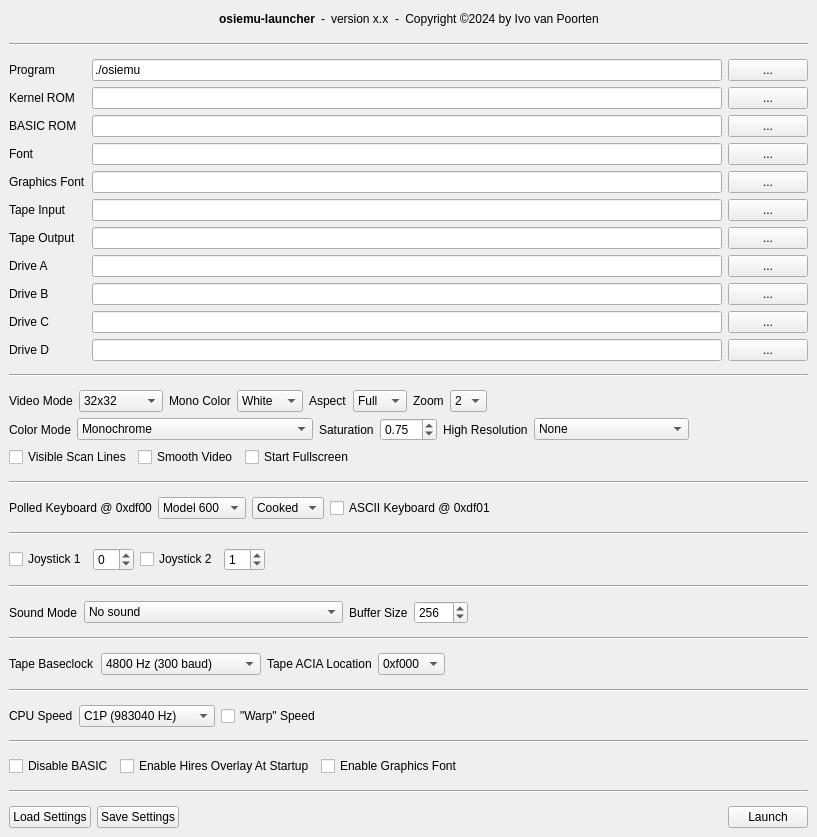
<?xml version="1.0" encoding="UTF-8"?>
<ui version="4.0">
 <class>MainWindow</class>
 <widget class="QMainWindow" name="MainWindow">
  <property name="geometry">
   <rect>
    <x>0</x>
    <y>0</y>
    <width>817</width>
    <height>837</height>
   </rect>
  </property>
  <property name="windowTitle">
   <string>osiemu-launcher</string>
  </property>
  <widget class="QWidget" name="centralwidget">
   <layout class="QVBoxLayout" name="verticalLayout_2">
    <item>
     <layout class="QVBoxLayout" name="verticalLayout">
      <item>
       <layout class="QHBoxLayout" name="horizontalLayout_10">
        <item>
         <spacer name="horizontalSpacer_10">
          <property name="orientation">
           <enum>Qt::Horizontal</enum>
          </property>
          <property name="sizeHint" stdset="0">
           <size>
            <width>40</width>
            <height>20</height>
           </size>
          </property>
         </spacer>
        </item>
        <item>
         <widget class="QLabel" name="label">
          <property name="text">
           <string>&lt;b&gt;osiemu-launcher&lt;/b&gt;</string>
          </property>
         </widget>
        </item>
        <item>
         <widget class="QLabel" name="label_35">
          <property name="text">
           <string>-</string>
          </property>
         </widget>
        </item>
        <item>
         <widget class="QLabel" name="version_string">
          <property name="text">
           <string>version x.x</string>
          </property>
         </widget>
        </item>
        <item>
         <widget class="QLabel" name="label_36">
          <property name="text">
           <string>-</string>
          </property>
         </widget>
        </item>
        <item>
         <widget class="QLabel" name="label_2">
          <property name="frameShape">
           <enum>QFrame::NoFrame</enum>
          </property>
          <property name="frameShadow">
           <enum>QFrame::Plain</enum>
          </property>
          <property name="text">
           <string>&lt;html&gt;&lt;head/&gt;&lt;body&gt;&lt;p&gt;Copyright ©2024 by Ivo van Poorten&lt;/p&gt;&lt;/body&gt;&lt;/html&gt;</string>
          </property>
          <property name="alignment">
           <set>Qt::AlignCenter</set>
          </property>
         </widget>
        </item>
        <item>
         <spacer name="horizontalSpacer_11">
          <property name="orientation">
           <enum>Qt::Horizontal</enum>
          </property>
          <property name="sizeHint" stdset="0">
           <size>
            <width>40</width>
            <height>20</height>
           </size>
          </property>
         </spacer>
        </item>
       </layout>
      </item>
      <item>
       <widget class="QLabel" name="label_13">
        <property name="font">
         <font>
          <pointsize>2</pointsize>
         </font>
        </property>
        <property name="frameShape">
         <enum>QFrame::HLine</enum>
        </property>
        <property name="frameShadow">
         <enum>QFrame::Sunken</enum>
        </property>
        <property name="text">
         <string/>
        </property>
       </widget>
      </item>
      <item>
       <layout class="QGridLayout" name="gridLayout">
        <item row="5" column="0">
         <widget class="QLabel" name="label_6">
          <property name="text">
           <string>Graphics Font</string>
          </property>
         </widget>
        </item>
        <item row="2" column="2">
         <widget class="QLineEdit" name="line_kernel"/>
        </item>
        <item row="5" column="2">
         <widget class="QLineEdit" name="line_graphics_font"/>
        </item>
        <item row="7" column="3">
         <widget class="QPushButton" name="browse_tape_output">
          <property name="text">
           <string>...</string>
          </property>
         </widget>
        </item>
        <item row="10" column="3">
         <widget class="QPushButton" name="browse_drive_c">
          <property name="text">
           <string>...</string>
          </property>
         </widget>
        </item>
        <item row="10" column="2">
         <widget class="QLineEdit" name="line_drive_c"/>
        </item>
        <item row="11" column="0">
         <widget class="QLabel" name="label_12">
          <property name="text">
           <string>Drive D</string>
          </property>
         </widget>
        </item>
        <item row="2" column="0">
         <widget class="QLabel" name="label_3">
          <property name="text">
           <string>Kernel ROM</string>
          </property>
         </widget>
        </item>
        <item row="8" column="3">
         <widget class="QPushButton" name="browse_drive_a">
          <property name="text">
           <string>...</string>
          </property>
         </widget>
        </item>
        <item row="6" column="2">
         <widget class="QLineEdit" name="line_tape_input"/>
        </item>
        <item row="9" column="0">
         <widget class="QLabel" name="label_10">
          <property name="text">
           <string>Drive B</string>
          </property>
         </widget>
        </item>
        <item row="4" column="3">
         <widget class="QPushButton" name="browse_font">
          <property name="text">
           <string>...</string>
          </property>
         </widget>
        </item>
        <item row="5" column="3">
         <widget class="QPushButton" name="browse_graphics_font">
          <property name="text">
           <string>...</string>
          </property>
         </widget>
        </item>
        <item row="2" column="3">
         <widget class="QPushButton" name="browse_kernel">
          <property name="text">
           <string>...</string>
          </property>
         </widget>
        </item>
        <item row="11" column="3">
         <widget class="QPushButton" name="browse_drive_d">
          <property name="sizePolicy">
           <sizepolicy hsizetype="Minimum" vsizetype="Fixed">
            <horstretch>0</horstretch>
            <verstretch>0</verstretch>
           </sizepolicy>
          </property>
          <property name="text">
           <string>...</string>
          </property>
         </widget>
        </item>
        <item row="4" column="2">
         <widget class="QLineEdit" name="line_font"/>
        </item>
        <item row="6" column="0">
         <widget class="QLabel" name="label_7">
          <property name="text">
           <string>Tape Input</string>
          </property>
         </widget>
        </item>
        <item row="3" column="0">
         <widget class="QLabel" name="label_4">
          <property name="text">
           <string>BASIC ROM</string>
          </property>
         </widget>
        </item>
        <item row="11" column="2">
         <widget class="QLineEdit" name="line_drive_d"/>
        </item>
        <item row="3" column="3">
         <widget class="QPushButton" name="browse_basic">
          <property name="text">
           <string>...</string>
          </property>
         </widget>
        </item>
        <item row="4" column="0">
         <widget class="QLabel" name="label_5">
          <property name="text">
           <string>Font</string>
          </property>
         </widget>
        </item>
        <item row="8" column="2">
         <widget class="QLineEdit" name="line_drive_a"/>
        </item>
        <item row="8" column="0">
         <widget class="QLabel" name="label_9">
          <property name="text">
           <string>Drive A</string>
          </property>
         </widget>
        </item>
        <item row="9" column="3">
         <widget class="QPushButton" name="browse_drive_b">
          <property name="text">
           <string>...</string>
          </property>
         </widget>
        </item>
        <item row="10" column="0">
         <widget class="QLabel" name="label_11">
          <property name="text">
           <string>Drive C</string>
          </property>
         </widget>
        </item>
        <item row="9" column="2">
         <widget class="QLineEdit" name="line_drive_b"/>
        </item>
        <item row="3" column="2">
         <widget class="QLineEdit" name="line_basic"/>
        </item>
        <item row="6" column="3">
         <widget class="QPushButton" name="browse_tape_input">
          <property name="text">
           <string>...</string>
          </property>
         </widget>
        </item>
        <item row="7" column="2">
         <widget class="QLineEdit" name="line_tape_output"/>
        </item>
        <item row="1" column="0">
         <widget class="QLabel" name="label_18">
          <property name="text">
           <string>Program</string>
          </property>
         </widget>
        </item>
        <item row="7" column="0">
         <widget class="QLabel" name="label_8">
          <property name="text">
           <string>Tape Output</string>
          </property>
         </widget>
        </item>
        <item row="1" column="2">
         <widget class="QLineEdit" name="line_program">
          <property name="text">
           <string>./osiemu</string>
          </property>
         </widget>
        </item>
        <item row="1" column="3">
         <widget class="QPushButton" name="browse_program">
          <property name="text">
           <string>...</string>
          </property>
         </widget>
        </item>
       </layout>
      </item>
      <item>
       <widget class="QLabel" name="label_14">
        <property name="font">
         <font>
          <pointsize>2</pointsize>
         </font>
        </property>
        <property name="frameShape">
         <enum>QFrame::HLine</enum>
        </property>
        <property name="frameShadow">
         <enum>QFrame::Sunken</enum>
        </property>
        <property name="text">
         <string/>
        </property>
       </widget>
      </item>
      <item>
       <layout class="QHBoxLayout" name="horizontalLayout">
        <item>
         <widget class="QLabel" name="label_15">
          <property name="text">
           <string>Video Mode</string>
          </property>
         </widget>
        </item>
        <item>
         <widget class="QComboBox" name="combo_video_mode">
          <property name="currentIndex">
           <number>2</number>
          </property>
          <item>
           <property name="text">
            <string>Disabled</string>
           </property>
          </item>
          <item>
           <property name="text">
            <string>64x32</string>
           </property>
          </item>
          <item>
           <property name="text">
            <string>32x32</string>
           </property>
          </item>
          <item>
           <property name="text">
            <string>64x16</string>
           </property>
          </item>
          <item>
           <property name="text">
            <string>32x32s64</string>
           </property>
          </item>
         </widget>
        </item>
        <item>
         <widget class="QLabel" name="label_17">
          <property name="text">
           <string>Mono Color</string>
          </property>
         </widget>
        </item>
        <item>
         <widget class="QComboBox" name="combo_mono_color">
          <property name="currentIndex">
           <number>2</number>
          </property>
          <item>
           <property name="text">
            <string>Green</string>
           </property>
          </item>
          <item>
           <property name="text">
            <string>Amber</string>
           </property>
          </item>
          <item>
           <property name="text">
            <string>White</string>
           </property>
          </item>
          <item>
           <property name="text">
            <string>Bluish</string>
           </property>
          </item>
         </widget>
        </item>
        <item>
         <widget class="QLabel" name="label_16">
          <property name="text">
           <string>Aspect</string>
          </property>
         </widget>
        </item>
        <item>
         <widget class="QComboBox" name="combo_aspect">
          <item>
           <property name="text">
            <string>Full</string>
           </property>
          </item>
          <item>
           <property name="text">
            <string>16:9</string>
           </property>
          </item>
          <item>
           <property name="text">
            <string>4:3</string>
           </property>
          </item>
         </widget>
        </item>
        <item>
         <widget class="QLabel" name="labelzoom">
          <property name="text">
           <string>Zoom</string>
          </property>
         </widget>
        </item>
        <item>
         <widget class="QComboBox" name="combo_zoom">
          <property name="currentIndex">
           <number>1</number>
          </property>
          <item>
           <property name="text">
            <string>1</string>
           </property>
          </item>
          <item>
           <property name="text">
            <string>2</string>
           </property>
          </item>
          <item>
           <property name="text">
            <string>3</string>
           </property>
          </item>
          <item>
           <property name="text">
            <string>4</string>
           </property>
          </item>
         </widget>
        </item>
        <item>
         <spacer name="horizontalSpacer">
          <property name="orientation">
           <enum>Qt::Horizontal</enum>
          </property>
          <property name="sizeHint" stdset="0">
           <size>
            <width>40</width>
            <height>20</height>
           </size>
          </property>
         </spacer>
        </item>
       </layout>
      </item>
      <item>
       <layout class="QHBoxLayout" name="horizontalLayout_3">
        <item>
         <widget class="QLabel" name="label_19">
          <property name="text">
           <string>Color Mode</string>
          </property>
         </widget>
        </item>
        <item>
         <widget class="QComboBox" name="combo_color_mode">
          <item>
           <property name="text">
            <string>Monochrome</string>
           </property>
          </item>
          <item>
           <property name="text">
            <string>Model 440B (6-bit ASCII + 4 colors)</string>
           </property>
          </item>
          <item>
           <property name="text">
            <string>Model 540B (8 colors + inverse video)</string>
           </property>
          </item>
          <item>
           <property name="text">
            <string>Model 630 (8 colors dark + light)</string>
           </property>
          </item>
         </widget>
        </item>
        <item>
         <widget class="QLabel" name="label_22">
          <property name="text">
           <string>Saturation</string>
          </property>
         </widget>
        </item>
        <item>
         <widget class="QDoubleSpinBox" name="spin_saturation">
          <property name="maximum">
           <double>10.000000000000000</double>
          </property>
          <property name="value">
           <double>0.750000000000000</double>
          </property>
         </widget>
        </item>
        <item>
         <widget class="QLabel" name="label_20">
          <property name="text">
           <string>High Resolution</string>
          </property>
         </widget>
        </item>
        <item>
         <widget class="QComboBox" name="combo_hires">
          <item>
           <property name="text">
            <string>None</string>
           </property>
          </item>
          <item>
           <property name="text">
            <string>Model 440B (128x128)</string>
           </property>
          </item>
          <item>
           <property name="text">
            <string>Model 541 (256x256)</string>
           </property>
          </item>
         </widget>
        </item>
        <item>
         <spacer name="horizontalSpacer_2">
          <property name="orientation">
           <enum>Qt::Horizontal</enum>
          </property>
          <property name="sizeHint" stdset="0">
           <size>
            <width>40</width>
            <height>20</height>
           </size>
          </property>
         </spacer>
        </item>
       </layout>
      </item>
      <item>
       <layout class="QHBoxLayout" name="horizontalLayout_5">
        <item>
         <widget class="QCheckBox" name="check_scanlines">
          <property name="text">
           <string>Visible Scan Lines</string>
          </property>
         </widget>
        </item>
        <item>
         <widget class="QCheckBox" name="check_smooth_video">
          <property name="text">
           <string>Smooth Video</string>
          </property>
         </widget>
        </item>
        <item>
         <widget class="QCheckBox" name="check_start_fullscreen">
          <property name="text">
           <string>Start Fullscreen</string>
          </property>
         </widget>
        </item>
        <item>
         <spacer name="horizontalSpacer_4">
          <property name="orientation">
           <enum>Qt::Horizontal</enum>
          </property>
          <property name="sizeHint" stdset="0">
           <size>
            <width>40</width>
            <height>20</height>
           </size>
          </property>
         </spacer>
        </item>
       </layout>
      </item>
      <item>
       <widget class="QLabel" name="label_21">
        <property name="font">
         <font>
          <pointsize>2</pointsize>
         </font>
        </property>
        <property name="frameShape">
         <enum>QFrame::HLine</enum>
        </property>
        <property name="frameShadow">
         <enum>QFrame::Sunken</enum>
        </property>
        <property name="text">
         <string/>
        </property>
       </widget>
      </item>
      <item>
       <layout class="QHBoxLayout" name="horizontalLayout_6">
        <item>
         <widget class="QLabel" name="label_23">
          <property name="text">
           <string>Polled Keyboard @ 0xdf00</string>
          </property>
         </widget>
        </item>
        <item>
         <widget class="QComboBox" name="combo_keyboard">
          <property name="currentIndex">
           <number>1</number>
          </property>
          <item>
           <property name="text">
            <string>Model 542</string>
           </property>
          </item>
          <item>
           <property name="text">
            <string>Model 600</string>
           </property>
          </item>
         </widget>
        </item>
        <item>
         <widget class="QComboBox" name="combo_cooked_raw">
          <item>
           <property name="text">
            <string>Cooked</string>
           </property>
          </item>
          <item>
           <property name="text">
            <string>Raw</string>
           </property>
          </item>
         </widget>
        </item>
        <item>
         <widget class="QCheckBox" name="check_ascii_keyboard">
          <property name="text">
           <string>ASCII Keyboard @ 0xdf01</string>
          </property>
         </widget>
        </item>
        <item>
         <spacer name="horizontalSpacer_5">
          <property name="orientation">
           <enum>Qt::Horizontal</enum>
          </property>
          <property name="sizeHint" stdset="0">
           <size>
            <width>40</width>
            <height>20</height>
           </size>
          </property>
         </spacer>
        </item>
       </layout>
      </item>
      <item>
       <widget class="QLabel" name="label_24">
        <property name="font">
         <font>
          <pointsize>2</pointsize>
         </font>
        </property>
        <property name="frameShape">
         <enum>QFrame::HLine</enum>
        </property>
        <property name="frameShadow">
         <enum>QFrame::Sunken</enum>
        </property>
        <property name="text">
         <string/>
        </property>
       </widget>
      </item>
      <item>
       <layout class="QHBoxLayout" name="horizontalLayout_7">
        <item>
         <widget class="QCheckBox" name="check_joystick_1">
          <property name="text">
           <string>Joystick 1</string>
          </property>
         </widget>
        </item>
        <item>
         <widget class="QSpinBox" name="spin_joystick_1">
          <property name="minimum">
           <number>-1</number>
          </property>
         </widget>
        </item>
        <item>
         <widget class="QCheckBox" name="check_joystick_2">
          <property name="text">
           <string>Joystick 2</string>
          </property>
         </widget>
        </item>
        <item>
         <widget class="QSpinBox" name="spin_joystick_2">
          <property name="value">
           <number>1</number>
          </property>
         </widget>
        </item>
        <item>
         <spacer name="horizontalSpacer_6">
          <property name="orientation">
           <enum>Qt::Horizontal</enum>
          </property>
          <property name="sizeHint" stdset="0">
           <size>
            <width>40</width>
            <height>20</height>
           </size>
          </property>
         </spacer>
        </item>
       </layout>
      </item>
      <item>
       <widget class="QLabel" name="label_27">
        <property name="font">
         <font>
          <pointsize>1</pointsize>
         </font>
        </property>
        <property name="frameShape">
         <enum>QFrame::HLine</enum>
        </property>
        <property name="frameShadow">
         <enum>QFrame::Sunken</enum>
        </property>
        <property name="text">
         <string/>
        </property>
       </widget>
      </item>
      <item>
       <layout class="QHBoxLayout" name="horizontalLayout_8">
        <item>
         <widget class="QLabel" name="label_28">
          <property name="text">
           <string>Sound Mode</string>
          </property>
         </widget>
        </item>
        <item>
         <widget class="QComboBox" name="combo_sound_mode">
          <item>
           <property name="text">
            <string>No sound</string>
           </property>
          </item>
          <item>
           <property name="text">
            <string>Model 542B (8-bit DAC + Tone Generator)</string>
           </property>
          </item>
          <item>
           <property name="text">
            <string>Model 600 (8-bit DAC)</string>
           </property>
          </item>
         </widget>
        </item>
        <item>
         <widget class="QLabel" name="label_29">
          <property name="text">
           <string>Buffer Size</string>
          </property>
         </widget>
        </item>
        <item>
         <widget class="QSpinBox" name="spin_sound_bufsize">
          <property name="minimum">
           <number>32</number>
          </property>
          <property name="maximum">
           <number>2048</number>
          </property>
          <property name="singleStep">
           <number>16</number>
          </property>
          <property name="value">
           <number>256</number>
          </property>
         </widget>
        </item>
        <item>
         <spacer name="horizontalSpacer_7">
          <property name="orientation">
           <enum>Qt::Horizontal</enum>
          </property>
          <property name="sizeHint" stdset="0">
           <size>
            <width>40</width>
            <height>20</height>
           </size>
          </property>
         </spacer>
        </item>
       </layout>
      </item>
      <item>
       <widget class="QLabel" name="label_31">
        <property name="font">
         <font>
          <pointsize>2</pointsize>
         </font>
        </property>
        <property name="frameShape">
         <enum>QFrame::HLine</enum>
        </property>
        <property name="frameShadow">
         <enum>QFrame::Sunken</enum>
        </property>
        <property name="text">
         <string/>
        </property>
       </widget>
      </item>
      <item>
       <layout class="QHBoxLayout" name="horizontalLayout_2">
        <item>
         <widget class="QLabel" name="label_26">
          <property name="text">
           <string>Tape Baseclock</string>
          </property>
         </widget>
        </item>
        <item>
         <widget class="QComboBox" name="combo_tape_baseclock">
          <item>
           <property name="text">
            <string>4800 Hz (300 baud)</string>
           </property>
          </item>
          <item>
           <property name="text">
            <string>9600 Hz (600 baud)</string>
           </property>
          </item>
          <item>
           <property name="text">
            <string>19200 Hz (1200 baud)</string>
           </property>
          </item>
          <item>
           <property name="text">
            <string>38400 Hz (2400 baud)</string>
           </property>
          </item>
          <item>
           <property name="text">
            <string>76800 Hz (4800 baud)</string>
           </property>
          </item>
          <item>
           <property name="text">
            <string>153600 Hz (9600 baud)</string>
           </property>
          </item>
         </widget>
        </item>
        <item>
         <widget class="QLabel" name="label_33">
          <property name="text">
           <string>Tape ACIA Location</string>
          </property>
         </widget>
        </item>
        <item>
         <widget class="QComboBox" name="combo_tape_location">
          <item>
           <property name="text">
            <string>0xf000</string>
           </property>
          </item>
          <item>
           <property name="text">
            <string>0xfc00</string>
           </property>
          </item>
         </widget>
        </item>
        <item>
         <spacer name="horizontalSpacer_9">
          <property name="orientation">
           <enum>Qt::Horizontal</enum>
          </property>
          <property name="sizeHint" stdset="0">
           <size>
            <width>40</width>
            <height>20</height>
           </size>
          </property>
         </spacer>
        </item>
       </layout>
      </item>
      <item>
       <widget class="QLabel" name="label_32">
        <property name="font">
         <font>
          <pointsize>2</pointsize>
         </font>
        </property>
        <property name="frameShape">
         <enum>QFrame::HLine</enum>
        </property>
        <property name="frameShadow">
         <enum>QFrame::Sunken</enum>
        </property>
        <property name="text">
         <string/>
        </property>
       </widget>
      </item>
      <item>
       <layout class="QHBoxLayout" name="horizontalLayout_9">
        <item>
         <widget class="QLabel" name="label_30">
          <property name="text">
           <string>CPU Speed</string>
          </property>
         </widget>
        </item>
        <item>
         <widget class="QComboBox" name="combo_cpu_speed">
          <item>
           <property name="text">
            <string>C1P (983040 Hz)</string>
           </property>
          </item>
          <item>
           <property name="text">
            <string>510C Slow (1 MHz)</string>
           </property>
          </item>
          <item>
           <property name="text">
            <string>510C Fast (2 MHz)</string>
           </property>
          </item>
          <item>
           <property name="text">
            <string>UK101 (1 MHz)</string>
           </property>
          </item>
          <item>
           <property name="text">
            <string>C2P (2 MHz)</string>
           </property>
          </item>
         </widget>
        </item>
        <item>
         <widget class="QCheckBox" name="check_warp_speed">
          <property name="text">
           <string>&quot;Warp&quot; Speed</string>
          </property>
         </widget>
        </item>
        <item>
         <spacer name="horizontalSpacer_8">
          <property name="orientation">
           <enum>Qt::Horizontal</enum>
          </property>
          <property name="sizeHint" stdset="0">
           <size>
            <width>40</width>
            <height>20</height>
           </size>
          </property>
         </spacer>
        </item>
       </layout>
      </item>
      <item>
       <widget class="QLabel" name="label_25">
        <property name="font">
         <font>
          <pointsize>2</pointsize>
         </font>
        </property>
        <property name="frameShape">
         <enum>QFrame::HLine</enum>
        </property>
        <property name="frameShadow">
         <enum>QFrame::Sunken</enum>
        </property>
        <property name="text">
         <string/>
        </property>
       </widget>
      </item>
      <item>
       <layout class="QHBoxLayout" name="horizontalLayout_11">
        <item>
         <widget class="QCheckBox" name="check_disable_basic">
          <property name="text">
           <string>Disable BASIC</string>
          </property>
         </widget>
        </item>
        <item>
         <widget class="QCheckBox" name="check_enable_hires">
          <property name="text">
           <string>Enable Hires Overlay At Startup</string>
          </property>
         </widget>
        </item>
        <item>
         <widget class="QCheckBox" name="check_enable_graph_font">
          <property name="text">
           <string>Enable Graphics Font</string>
          </property>
         </widget>
        </item>
        <item>
         <spacer name="horizontalSpacer_12">
          <property name="orientation">
           <enum>Qt::Horizontal</enum>
          </property>
          <property name="sizeHint" stdset="0">
           <size>
            <width>40</width>
            <height>20</height>
           </size>
          </property>
         </spacer>
        </item>
       </layout>
      </item>
      <item>
       <widget class="QLabel" name="label_34">
        <property name="font">
         <font>
          <pointsize>2</pointsize>
         </font>
        </property>
        <property name="frameShape">
         <enum>QFrame::HLine</enum>
        </property>
        <property name="frameShadow">
         <enum>QFrame::Sunken</enum>
        </property>
        <property name="text">
         <string/>
        </property>
       </widget>
      </item>
      <item>
       <layout class="QHBoxLayout" name="horizontalLayout_4">
        <item>
         <widget class="QPushButton" name="button_load_settings">
          <property name="text">
           <string>Load Settings</string>
          </property>
         </widget>
        </item>
        <item>
         <widget class="QPushButton" name="button_save_settings">
          <property name="text">
           <string>Save Settings</string>
          </property>
         </widget>
        </item>
        <item>
         <spacer name="horizontalSpacer_3">
          <property name="orientation">
           <enum>Qt::Horizontal</enum>
          </property>
          <property name="sizeHint" stdset="0">
           <size>
            <width>40</width>
            <height>20</height>
           </size>
          </property>
         </spacer>
        </item>
        <item>
         <widget class="QPushButton" name="button_launch">
          <property name="text">
           <string>Launch</string>
          </property>
         </widget>
        </item>
       </layout>
      </item>
     </layout>
    </item>
   </layout>
  </widget>
 </widget>
 <resources/>
 <connections/>
</ui>
